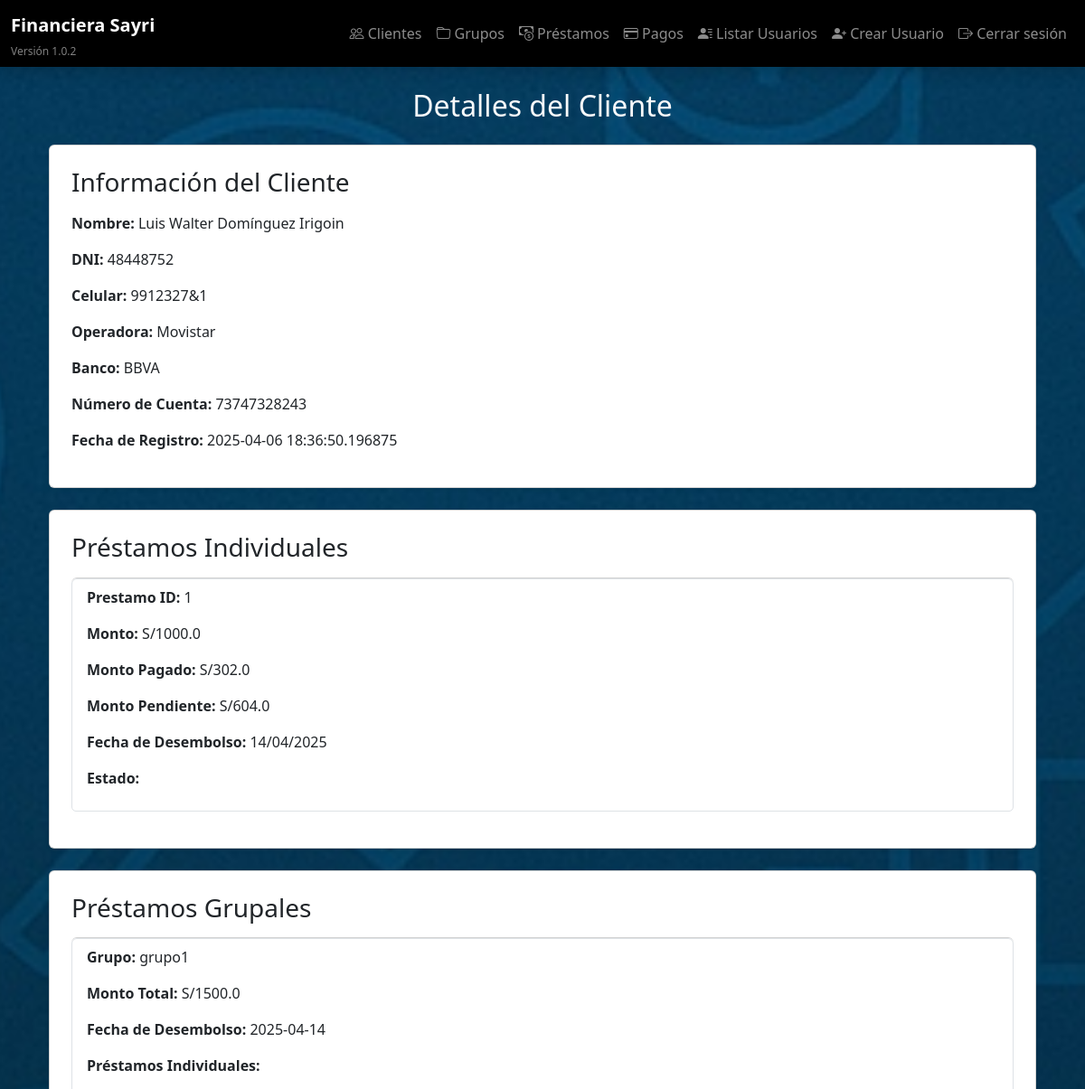
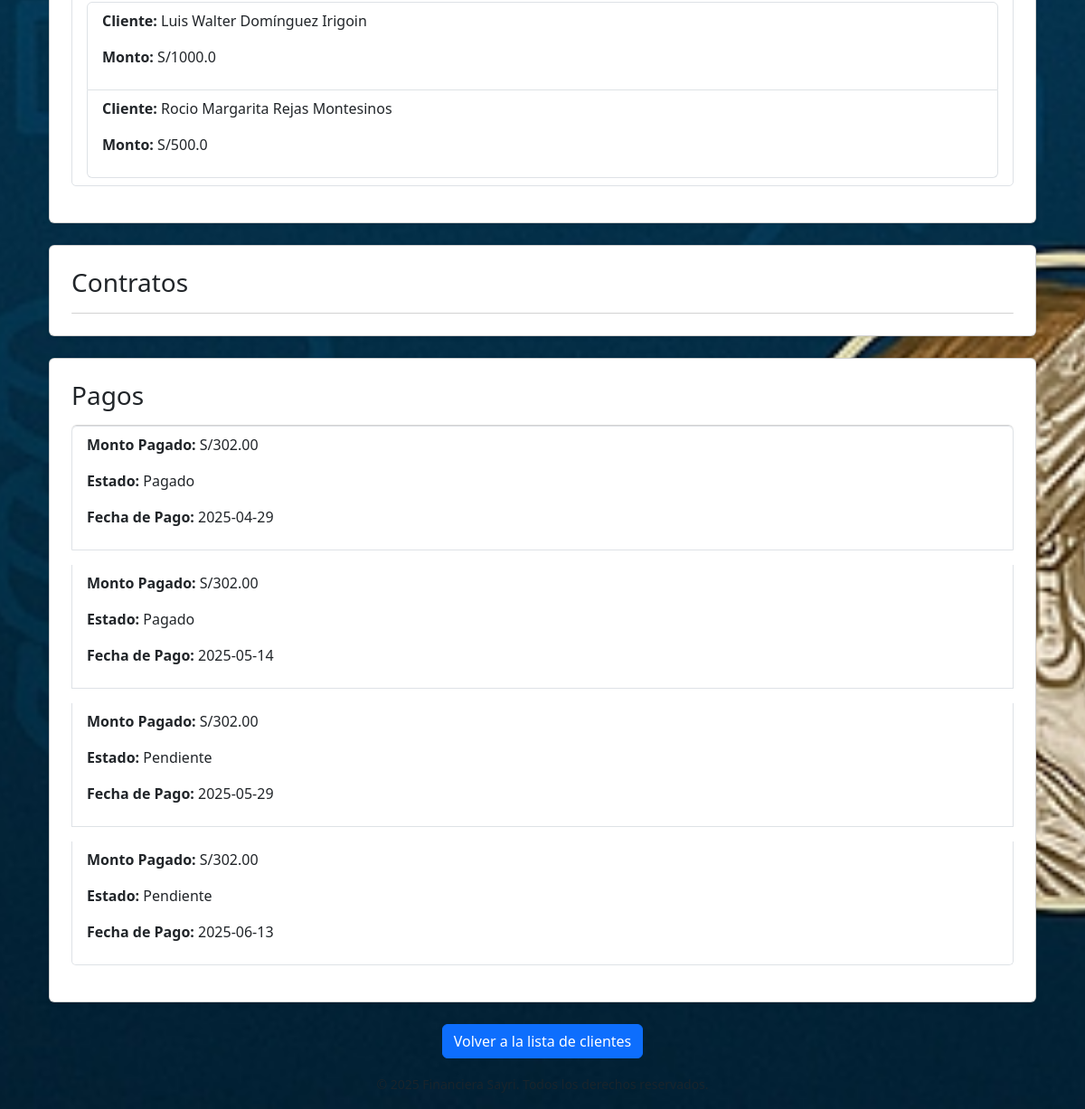
The page /clientes/1 (signed in) on the database its author committed (2 pictures, top to bottom).
### models/cliente.py (models this page shows)
class Cliente(db.Model):
    __tablename__ = 'cliente'
    id = db.Column(db.Integer, primary_key=True)
    nombre = db.Column(db.String(100), nullable=False)
    apellido = db.Column(db.String(100), nullable=False)
    dni = db.Column(db.String(15), unique=True, nullable=False)
    celular = db.Column(db.String(20), nullable=False)
    operadora = db.Column(db.String(50))
    banco = db.Column(db.String(50))
    numero_cuenta = db.Column(db.String(50))
    fecha_registro = db.Column(db.DateTime, default=datetime.utcnow)
    grupo_id = db.Column(db.Integer, db.ForeignKey('grupo.id'), nullable=True)
    prestamos_individuales = db.relationship('PrestamoIndividual', backref='cliente', lazy=True)

### models/prestamo_individual.py (models this page shows)
class PrestamoIndividual(db.Model):
    __tablename__ = 'prestamoindividual'
    id = db.Column(db.Integer, primary_key=True)
    prestamo_grupal_id = db.Column(db.Integer, db.ForeignKey('prestamogrupal.id'), nullable=False)
    cliente_id = db.Column(db.Integer, db.ForeignKey('cliente.id'), nullable=False)
    monto_pagado = db.Column(db.Float, default=0.0)
    monto = db.Column(db.Float, nullable=False)
    pagos = db.relationship('Pago', back_populates='prestamo_individual', cascade='all, delete-orphan', lazy='subquery')  # Considerar 'subquery' si hay muchos pagos
    prestamo_grupal = db.relationship('PrestamoGrupal', back_populates='prestamos_individuales')
    @property
    def monto_pendiente(self):
        from models.pago import Pago  # Importación dentro del método para evitar ciclos
        monto_pagado = db.session.query(db.func.sum(Pago.monto_pagado)).filter(
        Pago.prestamo_individual_id == self.id,
        Pago.estado.in_(["Pagado", "Incompleto"])  # Filtrar pagos con estos estados
    ).scalar() or 0  # Si no hay pagos, asigna 0
        return float(monto_pagado)  # Conversión a float para evitar problemas con Decimal

### models/prestamo_grupal.py (models this page shows)
class PrestamoGrupal(db.Model):
    __tablename__ = 'prestamogrupal'
    id = db.Column(db.Integer, primary_key=True)
    grupo_id = db.Column(db.Integer, db.ForeignKey('grupo.id'), nullable=False)
    fecha_desembolso = db.Column(db.Date, nullable=False, default=date.today)  # Valor por defecto: hoy
    prestamos_individuales = db.relationship('PrestamoIndividual', back_populates='prestamo_grupal', cascade='all, delete-orphan', lazy='subquery')
    @property
    def monto_total(self):
        return sum(prestamo.monto for prestamo in self.prestamos_individuales) if self.prestamos_individuales else 0.0

### models/grupo.py (models this page shows)
class Grupo(db.Model):
    __tablename__ = 'grupo'
    id = db.Column(db.Integer, primary_key=True)
    nombre = db.Column(db.String(100), nullable=False)
    fecha_creacion = db.Column(db.DateTime, default=datetime.utcnow)
    prestamos_grupales = db.relationship('PrestamoGrupal', backref='grupo', lazy=True)
    clientes = db.relationship('Cliente', backref='grupo', lazy=True)

### models/pago.py (models this page shows)
class Pago(db.Model):
    __tablename__ = 'pago'
    id = db.Column(db.Integer, primary_key=True)
    cliente_id = db.Column(db.Integer, db.ForeignKey('cliente.id'), nullable=False)
    prestamo_individual_id = db.Column(db.Integer, db.ForeignKey('prestamoindividual.id'), nullable=False)
    monto_pendiente = db.Column(db.Numeric(10, 2), nullable=True)
    monto_pagado = db.Column(db.Numeric(10, 2), nullable=True)
    estado = db.Column(db.String(20), default="Pendiente")
    fecha_pago = db.Column(db.Date, nullable=False)
    cliente = db.relationship('Cliente', backref='pagos')
    prestamo_individual = db.relationship('PrestamoIndividual', back_populates='pagos')

### routes/clientes.py (the view)
@clientes_bp.route('/<int:cliente_id>')
@login_required
def detalle_cliente(cliente_id):
    cliente = Cliente.query.get_or_404(cliente_id)
    prestamos = cliente.prestamos_individuales  # Relación con los préstamos individuales
    contratos = cliente.contratos  # Relación con los contratos
    pagos = cliente.pagos  # Relación con los pagos
    prestamos_grupales = PrestamoGrupal.query.join(PrestamoIndividual).filter(PrestamoIndividual.cliente_id == cliente.id).all()  # Obtener préstamos grupales del cliente
    return render_template('clientes/detalle_cliente.html', cliente=cliente, prestamos=prestamos, contratos=contratos, pagos=pagos, prestamos_grupales=prestamos_grupales)

### templates/clientes/detalle_cliente.html (shortened to what this page needs)
{% extends "base.html" %}
{% block content %}
    <div class="container">
        <h2 class="text-center mb-4">Detalles del Cliente</h2>
        <div class="card p-4 mb-4 shadow-sm">
            <h3 class="mb-3">Información del Cliente</h3>
            <p><strong>Nombre:</strong> {{ cliente.nombre }} {{ cliente.apellido }}</p>
            <p><strong>DNI:</strong> {{ cliente.dni }}</p>
            <p><strong>Celular:</strong> {{ cliente.celular }}</p>
            <p><strong>Operadora:</strong> {{ cliente.operadora }}</p>
            <p><strong>Banco:</strong> {{ cliente.banco }}</p>
            <p><strong>Número de Cuenta:</strong> {{ cliente.numero_cuenta }}</p>
            <p><strong>Fecha de Registro:</strong> {{ cliente.fecha_registro }}</p>
        </div>
        <div class="card p-4 mb-4 shadow-sm">
            <h3 class="mb-3">Préstamos Individuales</h3>
            <ul class="list-group">
                {% for prestamo in prestamos %}
                    <li class="list-group-item mb-3">
                        <p><strong>Prestamo ID:</strong> {{ prestamo.id }}</p>
                        <p><strong>Monto:</strong> S/{{ prestamo.monto }}</p>
                        <p><strong>Monto Pagado:</strong> S/{{ prestamo.monto_pagado }}</p>
                        <p><strong>Monto Pendiente:</strong> S/{{ prestamo.monto_pendiente }}</p>
                        <p><strong>Fecha de Desembolso:</strong> {{ prestamo.prestamo_grupal.fecha_desembolso.strftime('%d/%m/%Y') }}</p>
                        <p><strong>Estado:</strong> {{ prestamo.estado }}</p>
                    </li>
                {% endfor %}
            </ul>
        </div>
        <div class="card p-4 mb-4 shadow-sm">
            <h3 class="mb-3">Préstamos Grupales</h3>
            <ul class="list-group">
                {% for prestamo_grupal in prestamos_grupales %}
                    <li class="list-group-item mb-3">
                        <p><strong>Grupo:</strong> {{ prestamo_grupal.grupo.nombre }}</p>
                        <p><strong>Monto Total:</strong> S/{{ prestamo_grupal.monto_total }}</p>
                        <p><strong>Fecha de Desembolso:</strong> {{ prestamo_grupal.fecha_desembolso }}</p>
                        <p><strong>Préstamos Individuales:</strong></p>
                        <ul class="list-group ml-4">
                            {% for prestamo_individual in prestamo_grupal.prestamos_individuales %}
                                <li class="list-group-item">
                                    <p><strong>Cliente:</strong> {{ prestamo_individual.cliente.nombre }} {{ prestamo_individual.cliente.apellido }}</p>
                                    <p><strong>Monto:</strong> S/{{ prestamo_individual.monto }}</p>
                                </li>
                            {% endfor %}
                        </ul>
                    </li>
                {% endfor %}
            </ul>
        </div>
        <div class="card p-4 mb-4 shadow-sm">
            <h3 class="mb-3">Contratos</h3>
            <ul class="list-group">
            </ul>
        </div>
        <div class="card p-4 mb-4 shadow-sm">
            <h3 class="mb-3">Pagos</h3>
            <ul class="list-group">
                {% for pago in pagos %}
                    <li class="list-group-item mb-3">
                        <p><strong>Monto Pagado:</strong> S/{{ pago.monto_pagado }}</p>
                        <p><strong>Estado:</strong> {{ pago.estado }}</p>
                        <p><strong>Fecha de Pago:</strong> {{ pago.fecha_pago }}</p>
                    </li>
                {% endfor %}
            </ul>
        </div>
        <div class="text-center">
            <a href="{{ url_for('clientes.lista_clientes') }}" class="btn btn-primary">Volver a la lista de clientes</a>
        </div>
    </div>
{% endblock %}

### static/styles.css (style rules this page uses)
body { background: url('/static/images/fondo.jpg') no-repeat center center fixed; background-size: cover; color: white; }

### rows shown on the page
Cliente: nombre "Luis Walter", apellido "Domínguez Irigoin", dni "48448752", celular "9912327&1", operadora "Movistar", banco "BBVA", numero_cuenta "73747328243", fecha_registro "2025-04-06 18:36:50.196875"
PrestamoIndividual: id "1", monto "1000.0", monto_pagado "302.0", monto_pendiente "604.0", prestamo_grupal.fecha_desembolso "14/04/2025", cliente.nombre "Luis Walter", cliente.apellido "Domínguez Irigoin"
PrestamoGrupal: grupo.nombre "grupo1", monto_total "1500.0", fecha_desembolso "2025-04-14"
PrestamoIndividual: cliente.nombre "Rocio Margarita", cliente.apellido "Rejas Montesinos", monto "500.0"
Pago: monto_pagado "302.00", estado "Pagado", fecha_pago "2025-04-29"
Pago: monto_pagado "302.00", estado "Pagado", fecha_pago "2025-05-14"
Pago: monto_pagado "302.00", estado "Pendiente", fecha_pago "2025-05-29"
Pago: monto_pagado "302.00", estado "Pendiente", fecha_pago "2025-06-13"
